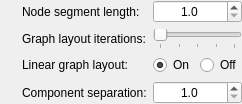
        <widget class="QWidget" name="widget_16" native="true">
         <layout class="QGridLayout" name="gridLayout_10">
          <property name="leftMargin">
           <number>0</number>
          </property>
          <property name="topMargin">
           <number>0</number>
          </property>
          <property name="rightMargin">
           <number>0</number>
          </property>
          <property name="bottomMargin">
           <number>0</number>
          </property>
          <item row="2" column="3">
           <widget class="QLabel" name="label_8">
            <property name="sizePolicy">
             <sizepolicy hsizetype="Minimum" vsizetype="Preferred">
              <horstretch>0</horstretch>
              <verstretch>0</verstretch>
             </sizepolicy>
            </property>
            <property name="text">
             <string>Linear graph layout:</string>
            </property>
           </widget>
          </item>
          <item row="2" column="4">
           <widget class="QWidget" name="widget_6" native="true">
            <property name="sizePolicy">
             <sizepolicy hsizetype="Minimum" vsizetype="Preferred">
              <horstretch>0</horstretch>
              <verstretch>0</verstretch>
             </sizepolicy>
            </property>
            <layout class="QHBoxLayout" name="horizontalLayout_8">
             <property name="leftMargin">
              <number>0</number>
             </property>
             <property name="topMargin">
              <number>0</number>
             </property>
             <property name="rightMargin">
              <number>0</number>
             </property>
             <property name="bottomMargin">
              <number>0</number>
             </property>
             <item>
              <widget class="QRadioButton" name="linearLayoutOnRadioButton">
               <property name="focusPolicy">
                <enum>Qt::StrongFocus</enum>
               </property>
               <property name="text">
                <string>On</string>
               </property>
               <property name="checked">
                <bool>true</bool>
               </property>
              </widget>
             </item>
             <item>
              <widget class="QRadioButton" name="linearLayoutOffRadioButton">
               <property name="focusPolicy">
                <enum>Qt::StrongFocus</enum>
               </property>
               <property name="text">
                <string>Off</string>
               </property>
              </widget>
             </item>
            </layout>
           </widget>
          </item>
          <item row="2" column="2">
           <widget class="InfoTextWidget" name="linearLayoutInfoText" native="true">
            <property name="sizePolicy">
             <sizepolicy hsizetype="Fixed" vsizetype="Fixed">
              <horstretch>0</horstretch>
              <verstretch>0</verstretch>
             </sizepolicy>
            </property>
            <property name="minimumSize">
             <size>
              <width>16</width>
              <height>16</height>
             </size>
            </property>
           </widget>
          </item>
          <item row="0" column="3">
           <widget class="QLabel" name="label_9">
            <property name="sizePolicy">
             <sizepolicy hsizetype="Minimum" vsizetype="Preferred">
              <horstretch>0</horstretch>
              <verstretch>0</verstretch>
             </sizepolicy>
            </property>
            <property name="text">
             <string>Node segment length:</string>
            </property>
           </widget>
          </item>
          <item row="0" column="4">
           <widget class="QDoubleSpinBox" name="nodeSegmentLengthSpinBox">
            <property name="sizePolicy">
             <sizepolicy hsizetype="Minimum" vsizetype="Fixed">
              <horstretch>0</horstretch>
              <verstretch>0</verstretch>
             </sizepolicy>
            </property>
            <property name="focusPolicy">
             <enum>Qt::StrongFocus</enum>
            </property>
            <property name="alignment">
             <set>Qt::AlignCenter</set>
            </property>
            <property name="decimals">
             <number>1</number>
            </property>
            <property name="minimum">
             <double>1.000000000000000</double>
            </property>
            <property name="maximum">
             <double>1000.000000000000000</double>
            </property>
            <property name="singleStep">
             <double>1.000000000000000</double>
            </property>
           </widget>
          </item>
          <item row="1" column="3">
           <widget class="QLabel" name="label_3">
            <property name="sizePolicy">
             <sizepolicy hsizetype="Minimum" vsizetype="Preferred">
              <horstretch>0</horstretch>
              <verstretch>0</verstretch>
             </sizepolicy>
            </property>
            <property name="text">
             <string>Graph layout iterations:</string>
            </property>
           </widget>
          </item>
          <item row="0" column="2">
           <widget class="InfoTextWidget" name="nodeSegmentLengthInfoText" native="true">
            <property name="sizePolicy">
             <sizepolicy hsizetype="Fixed" vsizetype="Fixed">
              <horstretch>0</horstretch>
              <verstretch>0</verstretch>
             </sizepolicy>
            </property>
            <property name="minimumSize">
             <size>
              <width>16</width>
              <height>16</height>
             </size>
            </property>
           </widget>
          </item>
          <item row="1" column="2">
           <widget class="InfoTextWidget" name="graphLayoutQualityInfoText" native="true">
            <property name="sizePolicy">
             <sizepolicy hsizetype="Fixed" vsizetype="Fixed">
              <horstretch>0</horstretch>
              <verstretch>0</verstretch>
             </sizepolicy>
            </property>
            <property name="minimumSize">
             <size>
              <width>16</width>
              <height>16</height>
             </size>
            </property>
           </widget>
          </item>
          <item row="1" column="4">
           <widget class="QSlider" name="graphLayoutQualitySlider">
            <property name="sizePolicy">
             <sizepolicy hsizetype="Minimum" vsizetype="Fixed">
              <horstretch>0</horstretch>
              <verstretch>0</verstretch>
             </sizepolicy>
            </property>
            <property name="focusPolicy">
             <enum>Qt::StrongFocus</enum>
            </property>
            <property name="maximum">
             <number>4</number>
            </property>
            <property name="pageStep">
             <number>1</number>
            </property>
            <property name="orientation">
             <enum>Qt::Horizontal</enum>
            </property>
            <property name="tickPosition">
             <enum>QSlider::TicksBelow</enum>
            </property>
           </widget>
          </item>
          <item row="0" column="1">
           <spacer name="horizontalSpacer_3">
            <property name="orientation">
             <enum>Qt::Horizontal</enum>
            </property>
            <property name="sizeType">
             <enum>QSizePolicy::Expanding</enum>
            </property>
            <property name="sizeHint" stdset="0">
             <size>
              <width>0</width>
              <height>20</height>
             </size>
            </property>
           </spacer>
          </item>
          <item row="0" column="5">
           <spacer name="horizontalSpacer_2">
            <property name="orientation">
             <enum>Qt::Horizontal</enum>
            </property>
            <property name="sizeType">
             <enum>QSizePolicy::Expanding</enum>
            </property>
            <property name="sizeHint" stdset="0">
             <size>
              <width>0</width>
              <height>20</height>
             </size>
            </property>
           </spacer>
          </item>
          <item row="3" column="3">
           <widget class="QLabel" name="label_10">
            <property name="sizePolicy">
             <sizepolicy hsizetype="Minimum" vsizetype="Preferred">
              <horstretch>0</horstretch>
              <verstretch>0</verstretch>
             </sizepolicy>
            </property>
            <property name="text">
             <string>Component separation:</string>
            </property>
           </widget>
          </item>
          <item row="3" column="4">
           <widget class="QDoubleSpinBox" name="componentSeparationSpinBox">
            <property name="sizePolicy">
             <sizepolicy hsizetype="Minimum" vsizetype="Fixed">
              <horstretch>0</horstretch>
              <verstretch>0</verstretch>
             </sizepolicy>
            </property>
            <property name="focusPolicy">
             <enum>Qt::StrongFocus</enum>
            </property>
            <property name="alignment">
             <set>Qt::AlignCenter</set>
            </property>
            <property name="decimals">
             <number>1</number>
            </property>
            <property name="minimum">
             <double>1.000000000000000</double>
            </property>
            <property name="maximum">
             <double>1000.000000000000000</double>
            </property>
            <property name="singleStep">
             <double>1.000000000000000</double>
            </property>
           </widget>
          </item>
          <item row="3" column="2">
           <widget class="InfoTextWidget" name="componentSeparationInfoText" native="true">
            <property name="sizePolicy">
             <sizepolicy hsizetype="Fixed" vsizetype="Fixed">
              <horstretch>0</horstretch>
              <verstretch>0</verstretch>
             </sizepolicy>
            </property>
            <property name="minimumSize">
             <size>
              <width>16</width>
              <height>16</height>
             </size>
            </property>
           </widget>
          </item>
         </layout>
        </widget>
